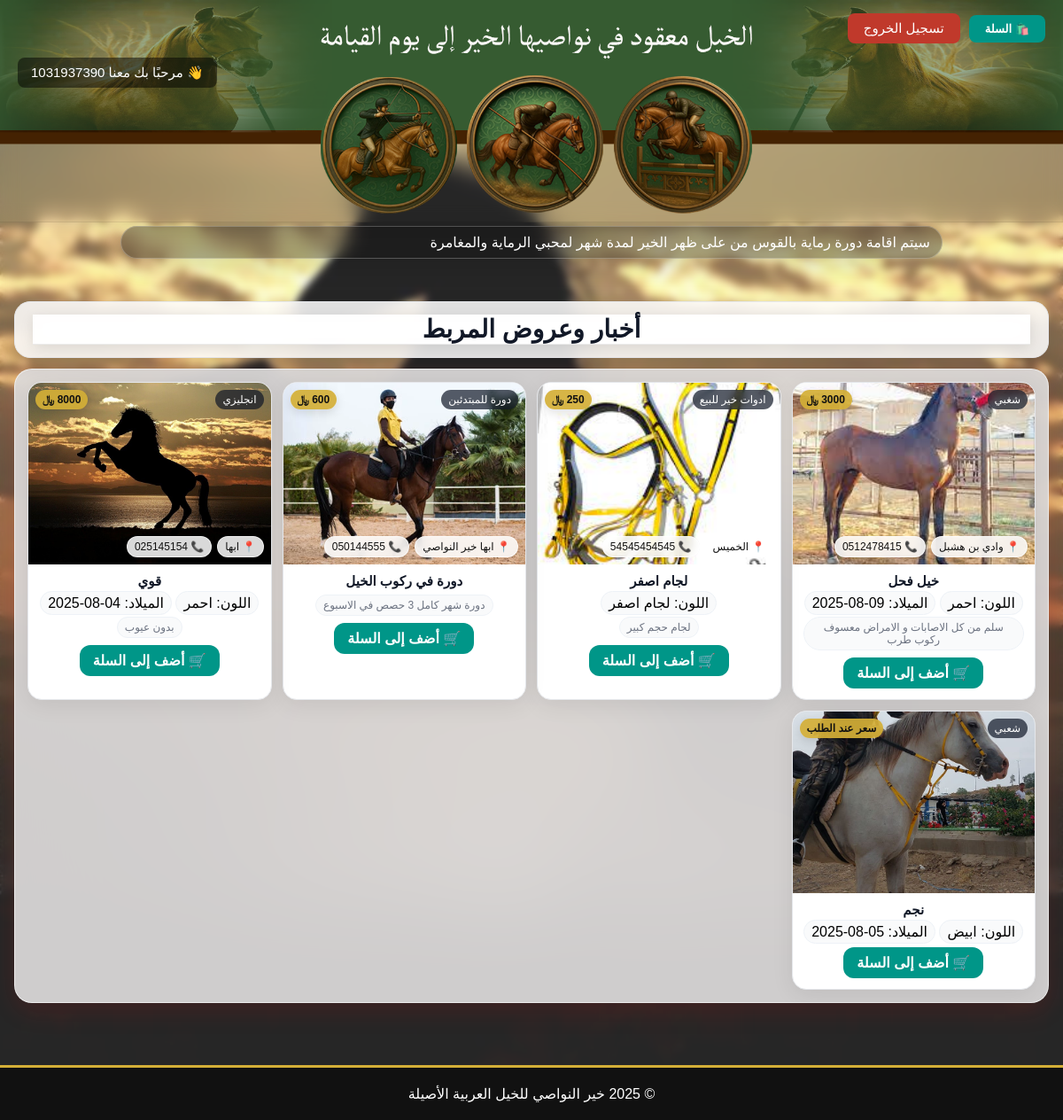
The app's page / (signed in) with its own data.
### stables/models.py (models this page shows, shortened)
class NewsTicker(models.Model):
    text = models.TextField('نص الشريط')
    is_active = models.BooleanField('مفعل', default=True)
    created_at = models.DateTimeField('تاريخ الإضافة', auto_now_add=True)
    updated_at = models.DateTimeField('آخر تحديث', auto_now=True)
    class Meta:
        verbose_name = 'شريط أخبار'
        verbose_name_plural = 'أشرطة الأخبار'

class Horse(models.Model):
    name = models.CharField('الاسم', max_length=255)
    breed = models.CharField('السلالة', max_length=100, blank=True, null=True)
    birth_date = models.DateField('تاريخ الميلاد', blank=True, null=True)
    color = models.CharField('اللون', max_length=50, blank=True, null=True)
    photo = models.ImageField('الصورة', upload_to='horses/photos/', blank=True, null=True)
    contact_phone = models.CharField('رقم التواصل', max_length=30, blank=True, null=True)
    price = models.DecimalField('السعر (ريال)', max_digits=10, decimal_places=2, blank=True, null=True)
    specs = models.TextField('المواصفات', blank=True, null=True)
    location = models.CharField('الموقع', max_length=120, blank=True, null=True)
    class Meta:
        verbose_name = 'حصان'
        verbose_name_plural = 'الخيول'

### kail2028/urls.py (the view)
# urls.py: path('', home_view, name='home'),
def home_view(request):
    horses = Horse.objects.order_by('-id')
    ticker = NewsTicker.objects.filter(is_active=True).order_by('-updated_at').first()
    cart = request.session.get('cart', [])
    cart_count = len(cart)
    return render(request, 'home.html', {
        'horses': horses,
        'ticker': ticker,
        'cart_count': cart_count,
    })

### templates/home.html (shortened to what this page needs)
{% load static %}
<!DOCTYPE html>
<html lang="ar" dir="rtl">
<head>
</head>
<body>
    {% include 'header.html' %}
    <a href="{% url 'stables:view_cart' %}" class="cart-link">
        🛍️ <span class="cart-count">{{ cart_count }}</span> سلتك
    </a>
    {% if ticker and ticker.text %}
    <div class="full-news-bar">
        <marquee behavior="scroll" direction="right" scrollamount="5">
            {{ ticker.text }}
        </marquee>
    </div>
    {% endif %}
    <section class="hero"></section>
    <section class="stb-wrap" aria-labelledby="horses-title">
        <div class="stb-panel">
            <header class="stb-head">
                <h3 id="horses-title" class="stb-title">أخبار وعروض المربط</h3>
            </header>
        </div>
        {% if horses %}
        <div class="sale-frame">
          <div class="stb-grid">
            {% for horse in horses %}
            <article class="stb-card" aria-label="{{ horse.name|default:'حصان' }}">
                <div class="stb-media">
                    {% if horse.photo %}
                      <img loading="lazy" src="{{ horse.photo.url }}" alt="صورة {{ horse.name|default:'حصان' }}">
                    {% endif %}
                    {% if horse.breed %}<span class="stb-badge">{{ horse.breed }}</span>{% endif %}
                    {% if horse.price %}
                      <span class="stb-price">{{ horse.price|floatformat:0 }} ﷼</span>
                    {% else %}
                      <span class="stb-price">سعر عند الطلب</span>
                    {% endif %}
                    <div class="stb-info">
                        {% if horse.location %}<span class="chip">📍 {{ horse.location }}</span>{% endif %}
                        {% if horse.contact_phone %}<span class="chip">📞 {{ horse.contact_phone }}</span>{% endif %}
                    </div>
                </div>
                <div class="stb-body">
                    <h4 class="stb-name">{{ horse.name }}</h4>
                    {% if horse.color %}<span class="stb-chip">اللون: {{ horse.color }}</span>{% endif %}
                    {% if horse.birth_date %}<span class="stb-chip">الميلاد: {{ horse.birth_date|date:"d-m-Y" }}</span>{% endif %}
                    {% if horse.specs %}
                    <div class="stb-meta" style="margin-top:6px;">
                        <span class="stb-chip">{{ horse.specs|truncatechars:60 }}</span>
                    </div>
                    {% endif %}
                    <div>
                        <a href="{% url 'stables:add_to_cart' horse.id %}" class="btn-cart">🛒 أضف إلى السلة</a>
                    </div>
                </div>
            </article>
            {% endfor %}
          </div>
        </div>
        {% else %}
          <div class="stb-panel">لا توجد خيل للبيع حاليًا.</div>
        {% endif %}
    </section>
    {% include 'footer.html' %}
</body>
</html>

### templates/header.html (shortened to what this page needs)
{% load static %}
<header style="
    position: relative;
    width: 100%;
    height: auto;
    background-color: transparent;
    overflow: visible;
    margin: 0;
    padding: 0;
">
    <img src="{% static 'tarwesah.png' %}"
         alt="شعار خير النواصي"
         style="
            width: 100%;
            height: auto;
            object-fit: contain;
            background-color: transparent;
            display: block;
            margin: 0;
            padding: 0;
         ">
    <div class="top-buttons desktop-only" style="
        position: absolute;
        top: 15px;
        right: 20px;
        display: flex;
        align-items: center;
        gap: 10px;
        z-index: 10;
        flex-wrap: wrap;
    ">
        {% if user.is_authenticated %}
            <a href="{% url 'stables:view_cart' %}"
               style="
                   position: relative;
                   text-decoration: none;
                   background: #009688;
                   color: white;
                   padding: 8px 18px;
                   border-radius: 8px;
                   font-size: 13px;
                   font-weight: bold;
                   transition: 0.3s;
               "
               onmouseover="this.style.background='#00796b';"
               onmouseout="this.style.background='#009688';">
               🛍️ السلة
            </a>
            <a href="{% url 'ops:logout' %}"
               style="
                   text-decoration: none;
                   background: #c0392b;
                   color: white;
                   padding: 8px 18px;
                   border-radius: 8px;
                   font-size: 15px;
                   transition: 0.3s;
                   white-space: nowrap;
               "
               onmouseover="this.style.background='darkred';"
               onmouseout="this.style.background='#c0392b';">
               تسجيل الخروج
            </a>
        {% endif %}
    </div>
    {% if user.is_authenticated %}
    <div class="desktop-only" style="
        position: absolute;
        top: 65px;
        left: 20px;
        z-index: 9;
    ">
        <span style="
            color: white;
            font-size: 15px;
            background: rgba(0,0,0,0.5);
            padding: 8px 15px;
            border-radius: 8px;
            display: inline-block;
        ">
            👋 مرحبًا بك معنا {{ user.username }}
        </span>
    </div>
    {% endif %}
    <div style="
        position: absolute;
        top: 0;
        left: 0;
        width: 100%;
        height: 100%;
        display: flex;
        flex-direction: column;
        justify-content: space-between;
        align-items: center;
        text-align: center;
        padding: 20px;
        margin: 0;
        box-sizing: border-box;
        background: none;
    ">
    </div>
</header>

### templates/home.html (style rules this page uses)
body { margin:0; font-family:'Tahoma',sans-serif; background:url('/static/horse-1804425_960_720.jpg') center/cover no-repeat fixed; position:relative; overflow-x:hidden; }
body::before { content:""; position:fixed; inset:0; z-index:-1; background:rgba(255,255,255,.15); backdrop-filter:blur(4px); }
header { position: relative !important; width: 100%; top: 0; left: 0; z-index: 50; background: rgba(255,255,255,0.92); backdrop-filter: blur(10px); border-bottom: 1px solid rgba(0,0,0,0.08); display: flex; flex-direction: column; align-items: center; justify-content: center; text-align: center; padding: 10px 8px; box-shadow: 0 4px 15px rgba(0,0,0,0.1); }
header img { max-width: 100%; height: auto; display: block; margin: 0 auto; }
.hero { height:36vh; display:block; }
:root { --stb-card-bg:#fff; --stb-card-b:#e5e7eb; --stb-text:#111827; --stb-muted:#6b7280; --stb-shadow:0 6px 24px rgba(0,0,0,.08); --stb-radius:16px; }
.stb-wrap { max-width:1200px; margin:0 auto; padding:0 16px 56px; position:relative; z-index:1; margin-top:-210px; }
@media (min-width:1024px) { .stb-wrap { margin-top:-250px; } }
.stb-panel { background:rgba(255,255,255,.86); backdrop-filter:blur(8px); border:1px solid #e5e7eb; border-radius:18px; box-shadow:0 8px 24px rgba(0,0,0,.10); padding:14px 20px; margin-bottom:12px; }
.stb-head { display:flex; align-items:center; justify-content:space-between; gap:12px; flex-wrap:wrap; }
.stb-title { font-size:clamp(20px,2.6vw,28px); color:var(--stb-text); margin:0; font-weight:800; text-align:center; flex:1; }
.stb-grid { display:grid; gap:12px; grid-template-columns:repeat(auto-fit,minmax(250px,1fr)); }
.stb-card { background:var(--stb-card-bg); border:1px solid var(--stb-card-b); border-radius:var(--stb-radius); overflow:hidden; box-shadow:var(--stb-shadow); transition:transform .18s ease, box-shadow .18s ease; }
.stb-media { position:relative; width:100%; aspect-ratio:4/3; background:#f3f4f6; overflow:hidden; }
.stb-media img { width:100%; height:100%; object-fit:cover; display:block; }
.stb-badge { position:absolute; top:8px; inset-inline-start:8px; background:rgba(17,24,39,.7); color:#fff; font-size:12px; padding:4px 8px; border-radius:999px; backdrop-filter:blur(4px); }
.stb-price { position:absolute; top:8px; inset-inline-end:8px; background:rgba(212,175,55,.92); color:#111; font-weight:800; font-size:12px; padding:4px 8px; border-radius:999px; box-shadow:0 4px 12px rgba(0,0,0,.12); display:inline-flex; align-items:center; gap:4px; }
.stb-info { position:absolute; inset-inline:8px; bottom:8px; display:flex; gap:6px; flex-wrap:wrap; }
.stb-info .chip { background:rgba(255,255,255,.85); backdrop-filter:blur(6px); border:1px solid rgba(255,255,255,.6); padding:4px 8px; border-radius:999px; font-size:12px; color:#111; }
.stb-body { padding:10px 12px 12px; text-align:center; }
.stb-name { font-weight:700; color:var(--stb-text); font-size:15px; margin:0 0 6px; white-space:nowrap; overflow:hidden; text-overflow:ellipsis; }
.stb-meta { display:flex; justify-content:center; gap:6px; flex-wrap:wrap; color:var(--stb-muted); font-size:12px; }
.stb-chip { background:#f9fafb; border:1px solid #eef2f7; padding:4px 8px; border-radius:999px; }
.full-news-bar { position:sticky; top:4px; margin:4px auto 10px; max-width:900px; width:calc(100% - 32px); background:rgba(17,17,17,.35); backdrop-filter:blur(10px); padding:9px 14px; color:#fff; z-index:6; border-radius:999px; box-shadow:0 10px 24px rgba(0,0,0,.12), inset 0 0 0 1px rgba(255,255,255,.25); }
.sale-frame { position:relative; padding:14px; border-radius:20px; background:rgba(222, 220, 220, 0.923); backdrop-filter:blur(50px); border:1px solid rgba(255,255,255,.6); box-shadow:0 10px 28px rgba(235, 5, 5, 0.12); margin-block:8px 14px; }
.btn-cart { display:inline-block; margin-top:8px; padding:8px 15px; background:#009688; color:white; border-radius:12px; font-weight:bold; text-decoration:none; transition:background 0.3s; }
.cart-link { position:absolute; top:15px; left:15px; background:#00796b; color:#fff; padding:8px 14px; border-radius:999px; text-decoration:none; font-weight:bold; }
.cart-count { background:red; color:white; border-radius:50%; padding:3px 7px; font-size:12px; margin-right:6px; }

### records on screen
NewsTicker: text "سيتم اقامة دورة رماية بالقوس من على ظهر الخير لمدة شهر لمحبي الرماية والمغامرة"
Horse: photo (picture), breed "شغبي", price "3000", location "وادي بن هشبل", contact_phone "0512478415", name "خيل فحل", color "احمر", birth_date "09-08-2025", specs "سلم من كل الاصابات و الامراض معسوف ركوب طرب"
Horse: photo (picture), breed "ادوات خير للبيع", price "250", location "الخميس", contact_phone "54545454545", name "لجام اصفر", color "لجام اصفر", specs "لجام حجم كبير"
Horse: photo (picture), breed "دورة للمبتدئين", price "600", location "ابها خير النواصي", contact_phone "050144555", name "دورة في ركوب الخيل", specs "دورة شهر كامل 3 حصص في الاسبوع"
Horse: photo (picture), breed "انجليزي", price "8000", location "ابها", contact_phone "025145154", name "قوي", color "احمر", birth_date "04-08-2025", specs "بدون عيوب"
Horse: photo (picture), breed "شعبي", shows "سعر عند الطلب", name "نجم", color "ابيض", birth_date "05-08-2025"

### other values on screen
{{ user.username }} "1031937390"
